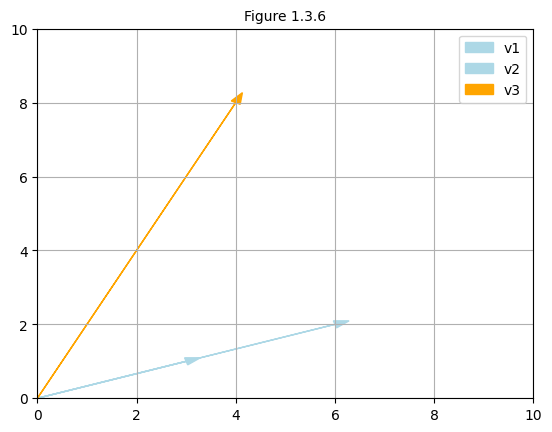

Python code for this plot:
import matplotlib.pyplot as plt

ax = plt.axes()

ax.arrow(0.0, 0.0, 3.0, 1.0, head_width=0.2, head_length=0.3, fc='lightblue', ec='lightblue', label='v1')
ax.arrow(0.0, 0.0, 6.0, 2.0, head_width=0.2, head_length=0.3, fc='lightblue', ec='lightblue', label='v2')
ax.arrow(0.0, 0.0, 4.0, 8.0, head_width=0.2, head_length=0.3, fc='orange', ec='orange', label='v3')
ax.legend()

plt.grid()

plt.xlim(0,10)
plt.ylim(0,10)

plt.title('Figure 1.3.6',fontsize=10)

plt.savefig('problem1.3.6.png', bbox_inches='tight')
plt.show()
plt.close()
